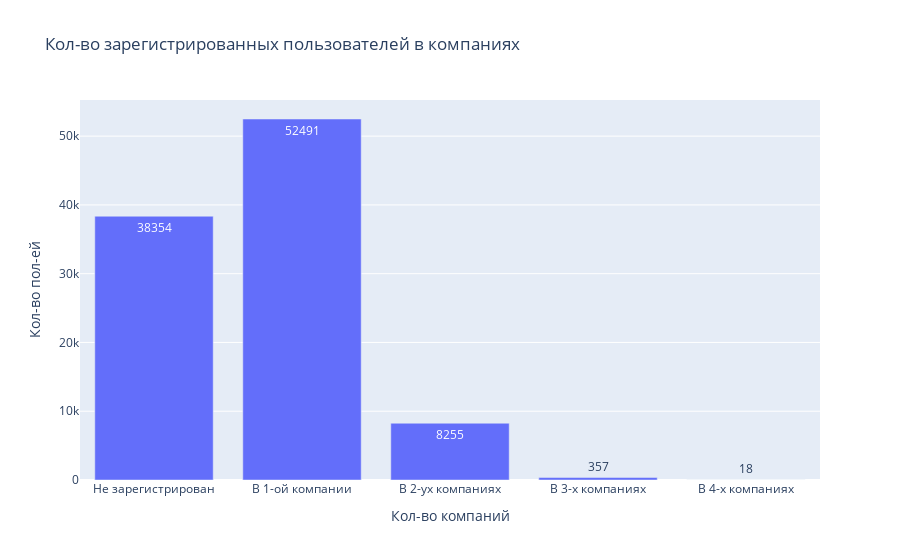

Notebook source saved alongside this figure:
### Markdown cell above
Из них 38 354 не имеют зарегистрированного аккаунта нигде, 52 491 имеют аккаунт только в одной компании, 8 255 - в двух компаниях, 357 - в трёх и всего 18 пользователей во всех четырех
<br> Для наглядности - график ниже. Предполагаем, что пользователь на нём может входить в несколько компаний

### Code cell
values = [
    clean_df[clean_df[['active_Red', 'has_Green_id', 'has_Black_id', 'has_Blue_id']].sum(axis=1) == 0]['hid'].nunique(),
    clean_df[clean_df[['active_Red', 'has_Green_id', 'has_Black_id', 'has_Blue_id']].sum(axis=1) == 1]['hid'].nunique(),
    clean_df[clean_df[['active_Red', 'has_Green_id', 'has_Black_id', 'has_Blue_id']].sum(axis=1) == 2]['hid'].nunique(),
    clean_df[clean_df[['active_Red', 'has_Green_id', 'has_Black_id', 'has_Blue_id']].sum(axis=1) == 3]['hid'].nunique(),
    clean_df[clean_df[['active_Red', 'has_Green_id', 'has_Black_id', 'has_Blue_id']].sum(axis=1) == 4]['hid'].nunique()
]
bin_names = ['Не зарегистрирован', 'В 1-ой компании', 'В 2-ух компаниях', 'В 3-х компаниях', 'В 4-х компаниях']

trace = go.Bar(x=bin_names, y=values, text=values)

layout = go.Layout(
    title='Кол-во зарегистрированных пользователей в компаниях',
    xaxis=dict(title='Кол-во компаний'),
    yaxis=dict(title='Кол-во пол-ей')
)

figure = go.Figure(data=trace, layout=layout)

figure.show()

### Figure 1 — Plotly figure (JSON) as saved in the notebook; plotly's stock layout.template omitted (floating-point values rounded to 4 significant figures)
{"data": [{"text": ["38354", "52491", "8255", "357", "18"], "type": "bar", "x": ["Не зарегистрирован", "В 1-ой компании", "В 2-ух компаниях", "В 3-х компаниях", "В 4-х компаниях"], "y": [38354, 52491, 8255, 357, 18]}], "layout": {"title": {"text": "Кол-во зарегистрированных пользователей в компаниях"}, "xaxis": {"title": {"text": "Кол-во компаний"}}, "yaxis": {"title": {"text": "Кол-во пол-ей"}}}}
